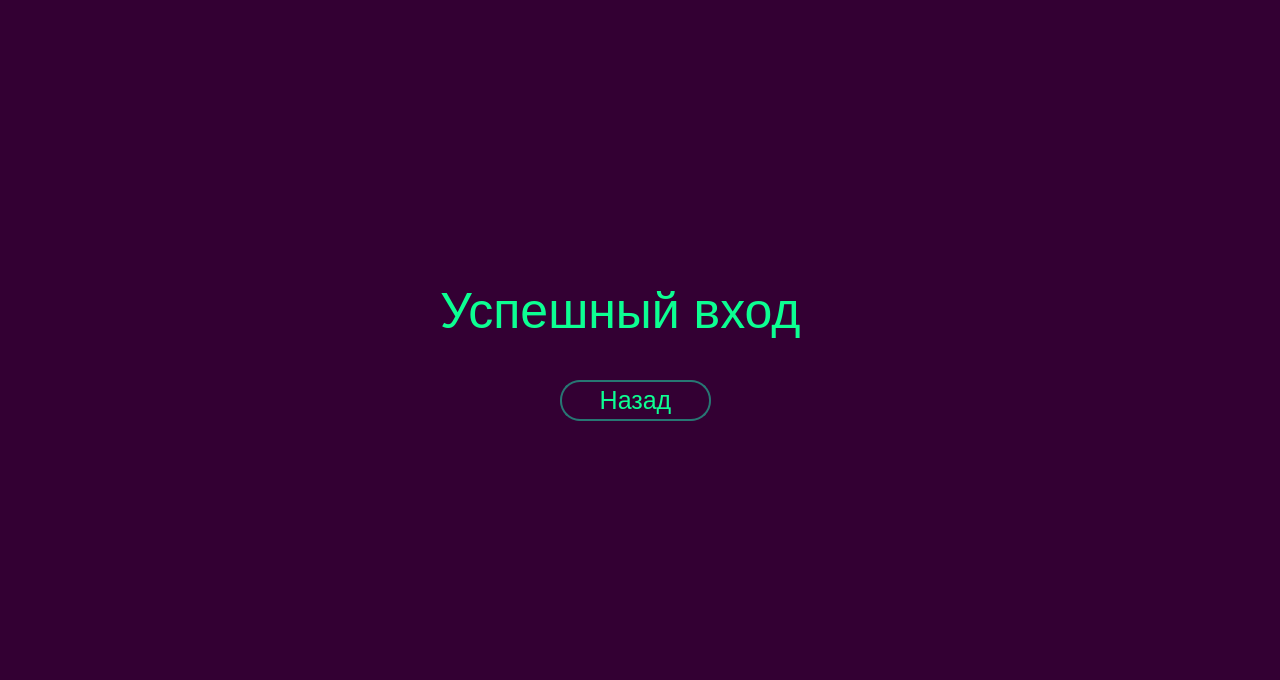
<?xml version="1.0" encoding="UTF-8"?>
<ui version="4.0">
 <class>Form</class>
 <widget class="QWidget" name="Form">
  <property name="geometry">
   <rect>
    <x>0</x>
    <y>0</y>
    <width>1280</width>
    <height>680</height>
   </rect>
  </property>
  <property name="windowTitle">
   <string>Form</string>
  </property>
  <property name="styleSheet">
   <string notr="true">background-color: #330033;
background-image: url(&quot;/Users/A/Desktop/Application 2/endless.svg&quot;);</string>
  </property>
  <widget class="QLabel" name="label">
   <property name="geometry">
    <rect>
     <x>440</x>
     <y>280</y>
     <width>401</width>
     <height>61</height>
    </rect>
   </property>
   <property name="styleSheet">
    <string notr="true">color: rgb(12, 255, 146);
font: 75 8pt &quot;Montserrat&quot;;
font-size: 50px;</string>
   </property>
   <property name="text">
    <string>Успешный вход</string>
   </property>
  </widget>
  <widget class="QPushButton" name="back_button">
   <property name="geometry">
    <rect>
     <x>560</x>
     <y>380</y>
     <width>151</width>
     <height>41</height>
    </rect>
   </property>
   <property name="styleSheet">
    <string notr="true">color: rgb(12, 255, 146);
font: 75 8pt &quot;Montserrat&quot;;
font-size: 25px;
border: 2px solid rgb(39, 118, 115);
border-radius: 20px;
text-align: center;</string>
   </property>
   <property name="text">
    <string>Назад</string>
   </property>
  </widget>
 </widget>
 <resources/>
 <connections/>
</ui>
